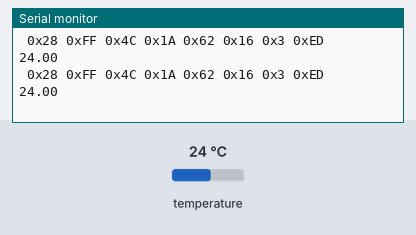
Simulated run of this sketch. Board: Arduino Uno, built with avr-gcc and run on an emulated ATmega328P. Parts: the last lines printed to the serial monitor. The test bench sets the inputs (shaded band); at power-on: temperature 24 °C.

Above: at 7.3 s.
7.4 s: temperature set to 12 °C
At 11.9 s:
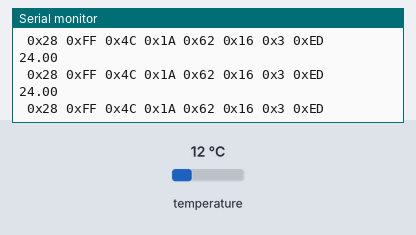
14.1 s: temperature set to 19 °C
At 19.2 s:
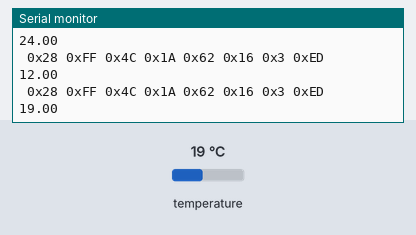
Timing chart, 0 to 20.7 s (numbered marks = the images above; inputs shaded):
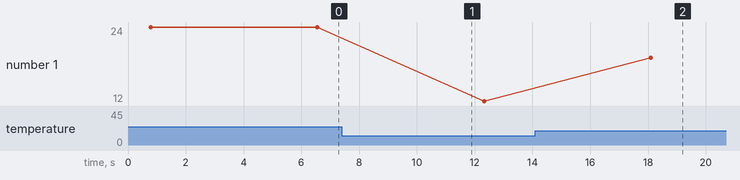

Measured:
- after the input at 14.1 s, the serial monitor: prints a new line after 4.0 s (image 2)
- plotted number 1: 24 → 12 after the input at 7.4 s, 12 → 19 after the input at 14.1 s

The sketch:

tempSensorAddressFinder.ino
```cpp
#include <OneWire.h>
#include <DallasTemperature.h>

OneWire oneWire(5);
DallasTemperature sensors(&oneWire);
DeviceAddress temp;

void setup(void)
{
  Serial.begin(9600);

  sensors.begin();
  sensors.getAddress(temp,0);
}

void loop(void)
{
  for(int i=0;i<8;i++){
    Serial.print(" 0x");
    Serial.print(temp[i],HEX);
  }
  Serial.println();
  sensors.requestTemperatures();
  Serial.println(sensors.getTempC(temp));

  delay(5000);
}
```
